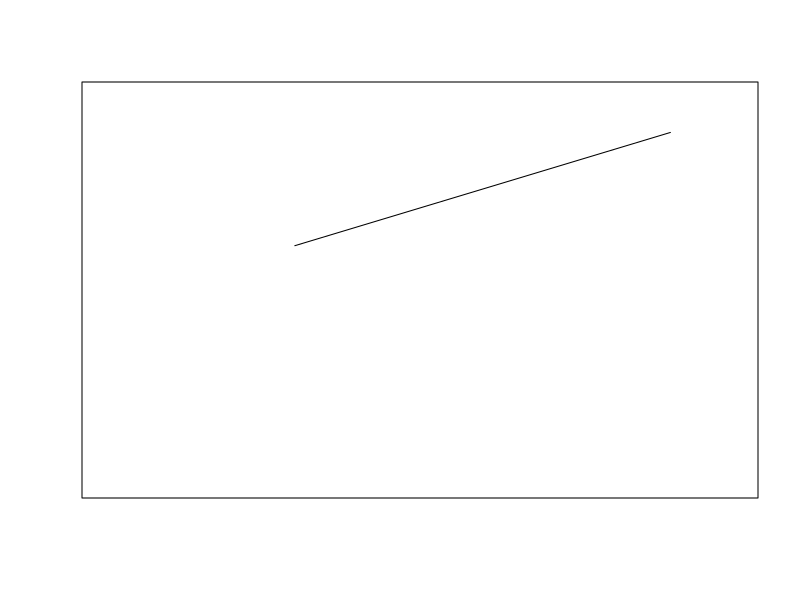

Here is the R script that generated this plot: (Note: this script raises an error after producing the figure.)
#
## Data
#dataDVSI <-   read.csv("Results/SI-DV.csv")
#dataDVSIII <- read.csv("Results/SIII-DV.csv")
#
## Figures
#windows(8, 6)
#par(mgp=c(2.2, 1, 0), xaxs="i", yaxs="i", lwd=2, mar=c(5, 5, 1, 1), mfrow=c(1, 1))
plot(0, 0, type="n",
     xaxt="n", yaxt="n", xlab=NA, ylab=NA,
     xlim=c(-10, 0), ylim=c(-10, 0), cex.lab=1.3)

curve(0.49*x-0.42, -7, -1, lty=1, add=T, lwd=1)

points(subset(dataDVSIII, d<11, select=c("P50", "pxgs50")), type="l", col=Cols[3])
points(subset(dataDVSI, h3==1 & d<11, select=c("P50", "pxgs50")), type="l", col=Cols[1])
points(subset(dataDVSI, h3==100 & d<11, select=c("P50", "pxgs50")), type="l", lty=2, col=Cols[1])
#points(subset(dataDVSII, h3==1, select=c("P50", "pxgs50"), type="p"))
## V
#points(subset(dataDVSV, select=c("P50", "pxgs50")), type="l", col="blue")

axis(1, xlim=c(-10, 0), pos=-10, lwd=2, at=c(-10, -5, 0))
mtext(expression(psi[x50]~(MPa)), side=1, line=3, cex=1.3)
axis(2, ylim=c(-10, 0), pos=-10, lwd=2, at=c(-10, -5, 0))
mtext(expression(psi[x*", "*italic(g[s]*50)]~(MPa)), side=2, line=2, cex=1.3)
text(-10*0.965, -10*0.05, "b", cex=1.3)
legend("bottomright", c("Klein 2014"), lty=1, lwd=1)
box()
